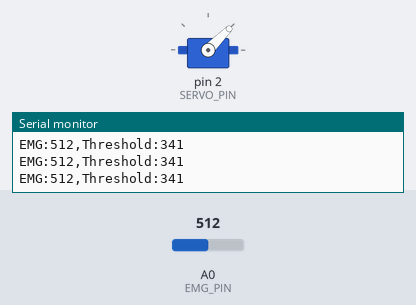
The sketch below on a simulated Arduino Uno, built with avr-gcc and run on an emulated ATmega328P. Shown: servo, the last lines printed to the serial monitor. The test bench sets the inputs (shaded band); at power-on: A0 (EMG_PIN) = 512.

Above: at 1.2 s.
1.3 s: A0 (EMG_PIN) set to 331
At 2.5 s:
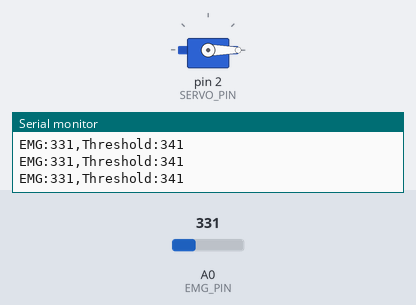
2.8 s: A0 (EMG_PIN) set to 716
At 3.4 s:
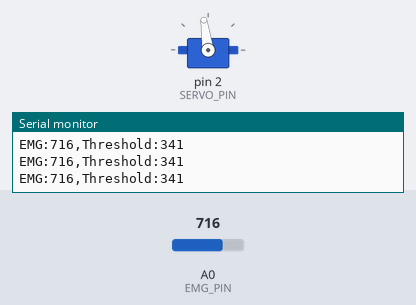
4.3 s: A0 (EMG_PIN) set to 900
At 4.7 s:
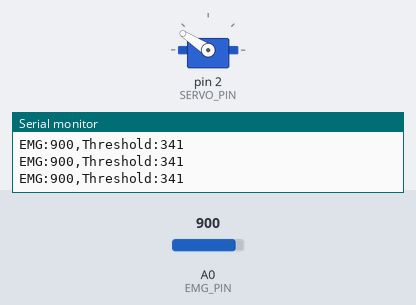
5.8 s: A0 (EMG_PIN) set to 1023
At 6.7 s:
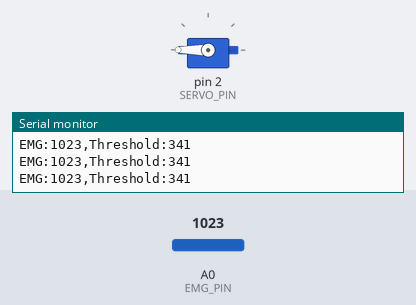
7.3 s: A0 (EMG_PIN) set to 306
At 8.0 s:
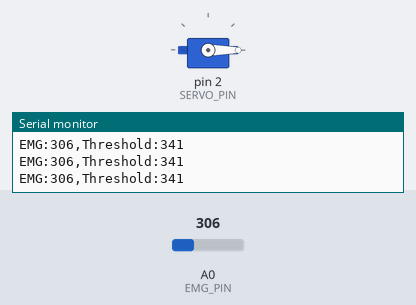
Timing chart, 0 to 9.8 s (numbered marks = the images above; inputs shaded):
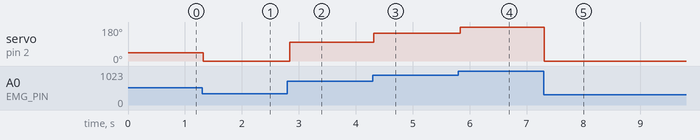

Measured:
- after the input at 1.3 s, servo on pin 2 (SERVO_PIN): 45° → 0° at once
- after the input at 2.8 s, servo on pin 2 (SERVO_PIN): 0° → 98° at once
- after the input at 4.3 s, servo on pin 2 (SERVO_PIN): 98° → 147° at once
- after the input at 5.8 s, servo on pin 2 (SERVO_PIN): 147° → 180° at once
- after the input at 7.3 s, servo on pin 2 (SERVO_PIN): 180° → 0° at once

The sketch:

emg_servo_control.ino
```cpp
#include <Servo.h>

// ------------------------------------------------------------
// EMG-Controlled Servo
//
// Reads an analog electromyography (EMG) signal and actuates
// a servo motor when muscle activity exceeds a set threshold.
//
// The detected EMG amplitude is mapped to a servo angle,
// allowing stronger muscle activation to produce a larger
// servo movement.
// ------------------------------------------------------------


// -------------------------
// Pin Configuration
// -------------------------

const int EMG_PIN   = A0;
const int SERVO_PIN = 2;


// -------------------------
// Signal Parameters
// -------------------------

// Raw ADC threshold used to identify significant muscle activity.
// Arduino ADC range: 0–1023.
const int EMG_THRESHOLD = 341;


// -------------------------
// Servo Parameters
// -------------------------

const int SERVO_MIN_ANGLE = 0;
const int SERVO_MAX_ANGLE = 180;

const int SAMPLE_DELAY_MS = 50;


// -------------------------
// Servo Object
// -------------------------

Servo servoMotor;


void setup()
{
    Serial.begin(115200);

    servoMotor.attach(SERVO_PIN);

    // Start servo in its resting position.
    servoMotor.write(SERVO_MIN_ANGLE);
}


void loop()
{
    // Read the amplified EMG signal from the analog input.
    int emgValue = analogRead(EMG_PIN);


    // --------------------------------------------------------
    // Serial output
    //
    // These values can be viewed using the Arduino Serial
    // Plotter to compare muscle activity with the activation
    // threshold.
    // --------------------------------------------------------

    Serial.print("EMG:");
    Serial.print(emgValue);

    Serial.print(",Threshold:");
    Serial.println(EMG_THRESHOLD);


    // --------------------------------------------------------
    // Servo Control
    // --------------------------------------------------------

    if (emgValue > EMG_THRESHOLD)
    {
        // Convert measured muscle activity into a servo angle.
        int servoAngle = map(
            emgValue,
            EMG_THRESHOLD,
            1023,
            SERVO_MIN_ANGLE,
            SERVO_MAX_ANGLE
        );

        // Ensure the result remains within valid servo limits.
        servoAngle = constrain(
            servoAngle,
            SERVO_MIN_ANGLE,
            SERVO_MAX_ANGLE
        );

        servoMotor.write(servoAngle);
    }
    else
    {
        // Return to resting position when muscle activity
        // falls below the activation threshold.
        servoMotor.write(SERVO_MIN_ANGLE);
    }


    delay(SAMPLE_DELAY_MS);
}
```
